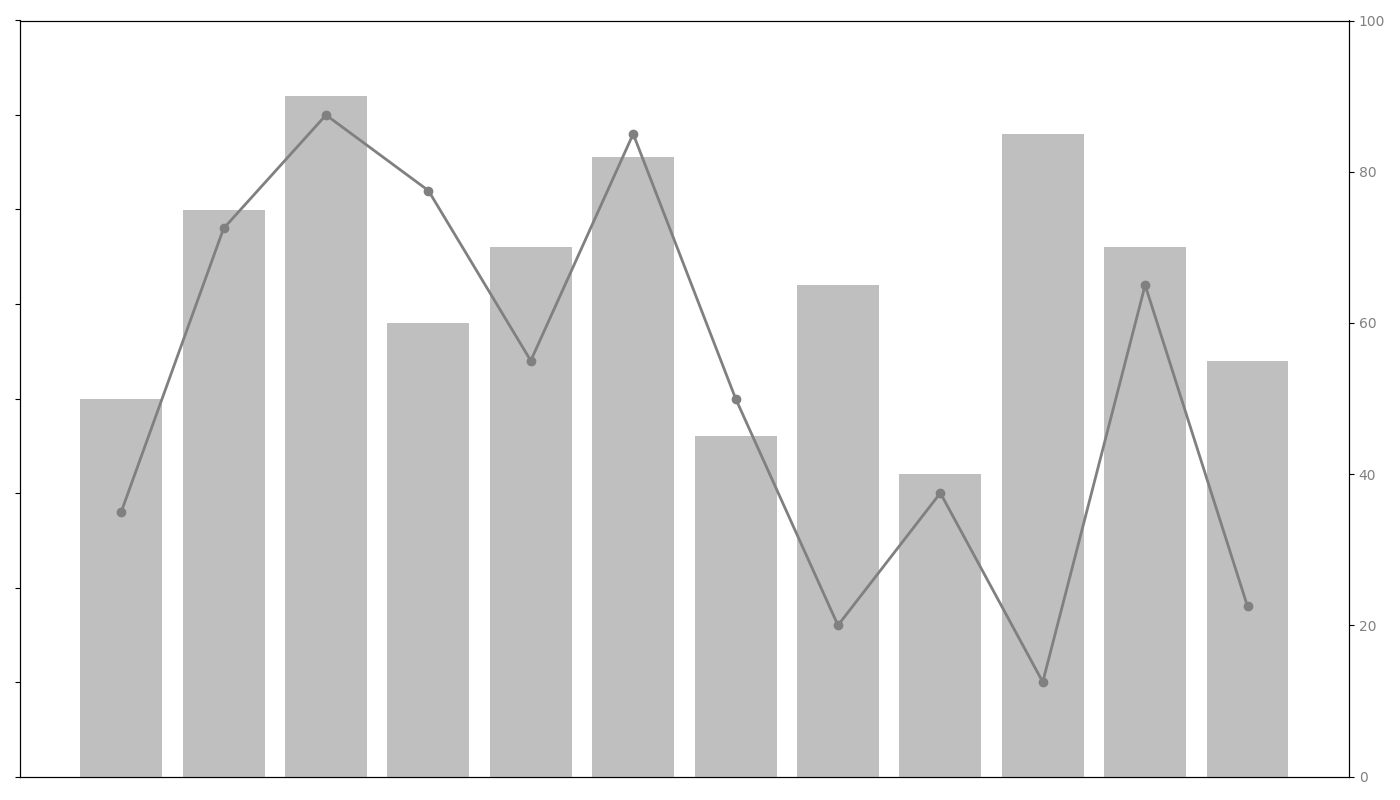

The script that drew this image:
import matplotlib.pyplot as plt
import numpy as np

# Shuffled Data
months = np.array(['Jan', 'Feb', 'Mar', 'Apr', 'May', 'Jun', 'Jul', 'Aug', 'Sep', 'Oct', 'Nov', 'Dec'])
temperature_celsius = np.array([4, 19, 25, 21, 12, 24, 10, -2, 5, -5, 16, -1])  # Manually shuffled
precipitation_mm = np.array([50, 75, 90, 60, 70, 82, 45, 65, 40, 85, 70, 55])   # Manually shuffled

fig, ax1 = plt.subplots(figsize=(14, 8))

ax1.plot(months, temperature_celsius, color='gray', marker='o', linestyle='-', linewidth=2, markersize=6)
ax1.tick_params(axis='y', labelcolor='gray', labelleft=False)  # Remove y-axis labels
ax1.set_ylim(-10, 30)

ax2 = ax1.twinx()
ax2.bar(months, precipitation_mm, color='gray', alpha=0.5)
ax2.tick_params(axis='y', labelcolor='gray', labelleft=False)  # Remove y-axis labels
ax2.set_ylim(0, 100)

plt.xticks([])  # Remove x-axis labels
plt.tight_layout()
plt.show()
